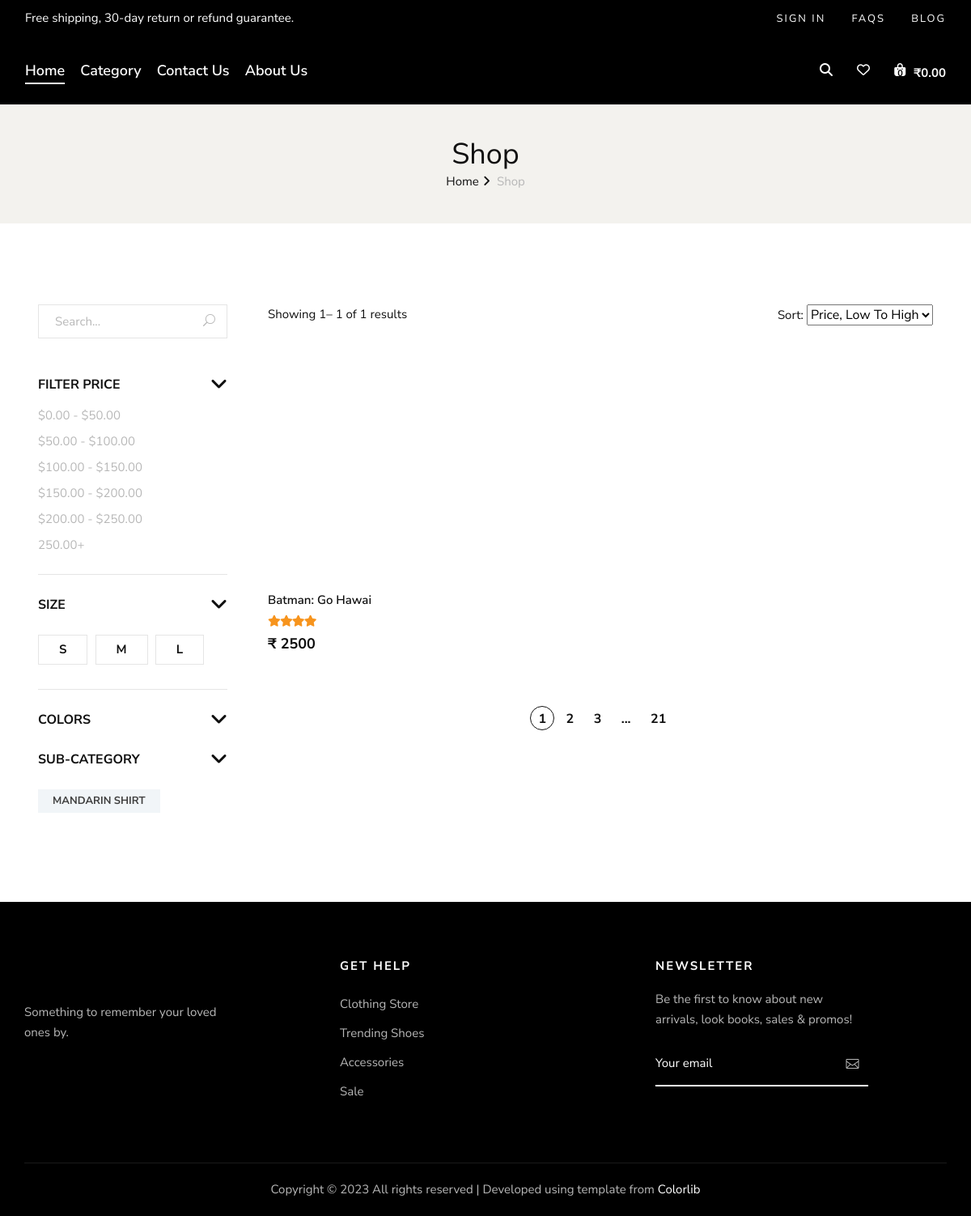
The app's page /shop.php?cat_id=11&sub_id=10, older data.
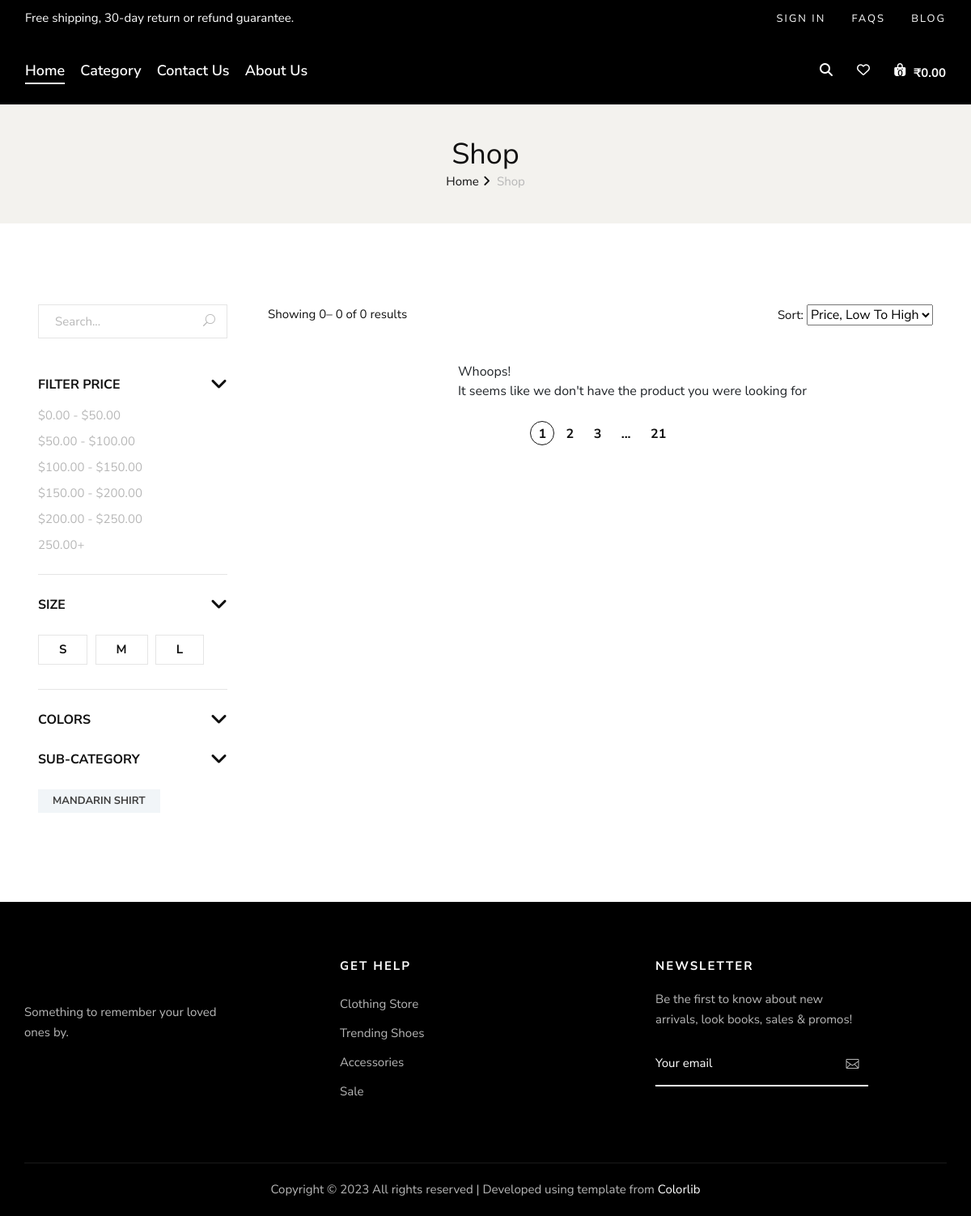
The same page, newer data.
### tables this page shows
CREATE TABLE IF NOT EXISTS `subcat` (
  `id` int(10) NOT NULL AUTO_INCREMENT,
  `name` varchar(50) NOT NULL,
  `cat_id` int(10) NOT NULL,
  `image` varchar(50) NOT NULL,
  PRIMARY KEY (`id`),
  UNIQUE KEY `id` (`id`),
  KEY `FK_sub_cat` (`cat_id`)
);

CREATE TABLE IF NOT EXISTS `product` (
  `id` int(10) NOT NULL AUTO_INCREMENT,
  `name` varchar(255) NOT NULL,
  `price` int(20) NOT NULL,
  `quantity` int(20) NOT NULL,
  `description` text NOT NULL,
  `discount` int(3) NOT NULL,
  `cat_id` int(10) NOT NULL,
  `subcat_id` int(10) NOT NULL,
  PRIMARY KEY (`id`),
  KEY `FK_product_cat` (`cat_id`),
  KEY `FK_product_sub` (`subcat_id`)
);

### shop.php (the view, shortened to what the rows shown need)
<?php include("components/header.php"); ?>
<section class="breadcrumb-option text-center">
    <div class="container">
        <div class="row">
            <div class="col-lg-12">
                <div class="breadcrumb__text">
                    <h2>Shop</h2>
                </div>
            </div>
        </div>
    </div>
</section>
<section class="shop spad">
    <div class="container-fluid">
        <div class="row">
            <div class="col-lg-3">
                <div class="shop__sidebar">
                    <div class="shop__sidebar__accordion">
                        <div class="accordion" id="accordionExample">
                            <div class="card">
                                <div id="collapseSix" class="collapse show" data-parent="#accordionExample">
                                    <div class="card-body">
                                        <div class="shop__sidebar__tags">
                                            <?php
                                            if ($catid = $_REQUEST['cat_id']) {
                                                $subquery = 'SELECT * FROM subcat WHERE cat_id=' . $catid . '';
                                                if ($result = mysqli_query($conn, $subquery)) {
                                                    while ($row = mysqli_fetch_assoc($result)) {
                                                        ?>
                                                        <a
                                                            href="shop.php?cat_id=<?php echo $row['cat_id'] ?>&sub_id=<?php echo $row['id'] ?>"><?php
                                                                  echo $row['name'] ?></a>
                                                        <?php
                                                    }
                                                }
                                            }
                                            ?>
                                        </div>
                                    </div>
                                </div>
                            </div>
                        </div>
                    </div>
                </div>
            </div>
            <div class="col-lg-9">
                                <?php
                                if ($subcat = $_REQUEST['sub_id']) {
                                    $titlequery = 'SELECT COUNT(id)as totalproduct FROM product WHERE subcat_id=' . $subcat . '';
                                    if ($result = mysqli_query($conn, $titlequery)) {
                                        $totalproduct = mysqli_fetch_assoc($result);
                                    }
                                } else if ($catid = $_REQUEST['cat_id']) {
                                    $titlequery = 'SELECT COUNT(id)as totalproduct FROM product WHERE cat_id=' . $catid . '';
                                    if ($result = mysqli_query($conn, $titlequery)) {
                                        $totalproduct = mysqli_fetch_assoc($result);
                                    }
                                } else {
                                    $titlequery = 'SELECT COUNT(id)as totalproduct FROM product';
                                    if ($result = mysqli_query($conn, $titlequery)) {
                                        $totalproduct = mysqli_fetch_assoc($result);
                                    }
                                }
                                ?>
                <div class="row">
                    <?php
                    if ($totalproduct['totalproduct'] < 1) {
                        ?>
                        <div class="box__description-container" style="padding-left: 250px">
                            <div class="box__description-title">Whoops!</div>
                            <div class="box__description-text">It seems like we don't have the product you were looking for
                            </div>
                        </div>
                        <?php
                    } else {
                        if ($subcat = $_REQUEST['sub_id']) {
                            $pquery = 'SELECT * FROM product WHERE subcat_id=' . $subcat . '';
                            if ($presult = mysqli_query($conn, $pquery)) {
                                while ($prow = mysqli_fetch_assoc($presult)) {
                                    ?>
                                    <div class="col-lg-4 col-md-6 col-sm-6">
                                        <div class="product__item sale">
                                            <div class="product__item__pic set-bg" data-setbg="img/product/<?php echo $prow['img'] ?>">
                                            </div>
                                            <div class="product__item__text">
                                                <h6>
                                                    <?php echo $prow['name']; ?>
                                                </h6>
                                                <div class="rating">
                                                    <i class="fa fa-star"></i>
                                                    <i class="fa fa-star"></i>
                                                    <i class="fa fa-star"></i>
                                                    <i class="fa fa-star"></i>
                                                </div>
                                                <h5>₹
                                                    <?php echo $prow['price']; ?>
                                                </h5>
                                            </div>
                                        </div>
                                    </div>
                                    <?php
                                }
                            }
                        } else if ($catid = $_REQUEST['cat_id']) {
                            $pquery = 'SELECT * FROM product WHERE cat_id=' . $catid . '';
                            if ($presult = mysqli_query($conn, $pquery)) {
                                while ($prow = mysqli_fetch_assoc($presult)) {
                                    ?>
                                        <div class="col-lg-4 col-md-6 col-sm-6">
                                            <div class="product__item sale">
                                                <div class="product__item__pic set-bg"
                                                    data-setbg="global/assets/images/<?php echo $prow['img'] ?>">
                                                    <ul class="product__hover">
                                                        <li><a href="#"><img src="img/icon/heart.png" alt=""></a></li>
                                                    </ul>
                                                </div>
                                                <div class="product__item__text">
                                                    <h6>
                                                    <?php echo $prow['name']; ?>
                                                    </h6>
                                                    <a href="#" class="add-cart">+ Add To Cart</a>
                                                    <div class="rating">
                                                        <i class="fa fa-star"></i>
                                                        <i class="fa fa-star"></i>
                                                        <i class="fa fa-star"></i>
                                                        <i class="fa fa-star"></i>
                                                        <i class="fa fa-star-o"></i>
                                                    </div>
                                                    <h5>₹
                                                    <?php echo $prow['price']; ?>
                                                    </h5>
                                                </div>
                                            </div>
                                        </div>
                                    <?php
                                }
                            }
                        }
                    }
                    ?>
                </div>
            </div>
        </div>
    </div>
</section>
<?php include("components/footer.php"); ?>

Row changes from the older to the newer data that the page shows:
no longer on this page (row edited): product: name "Batman: Go Hawai", price "2500"
Text that changed along with them:
$totalproduct['totalproduct']: "1" → "0"
text no longer shown: "1"
text now shown: "0 Whoops! It seems like we don't have the product you were looking for"
